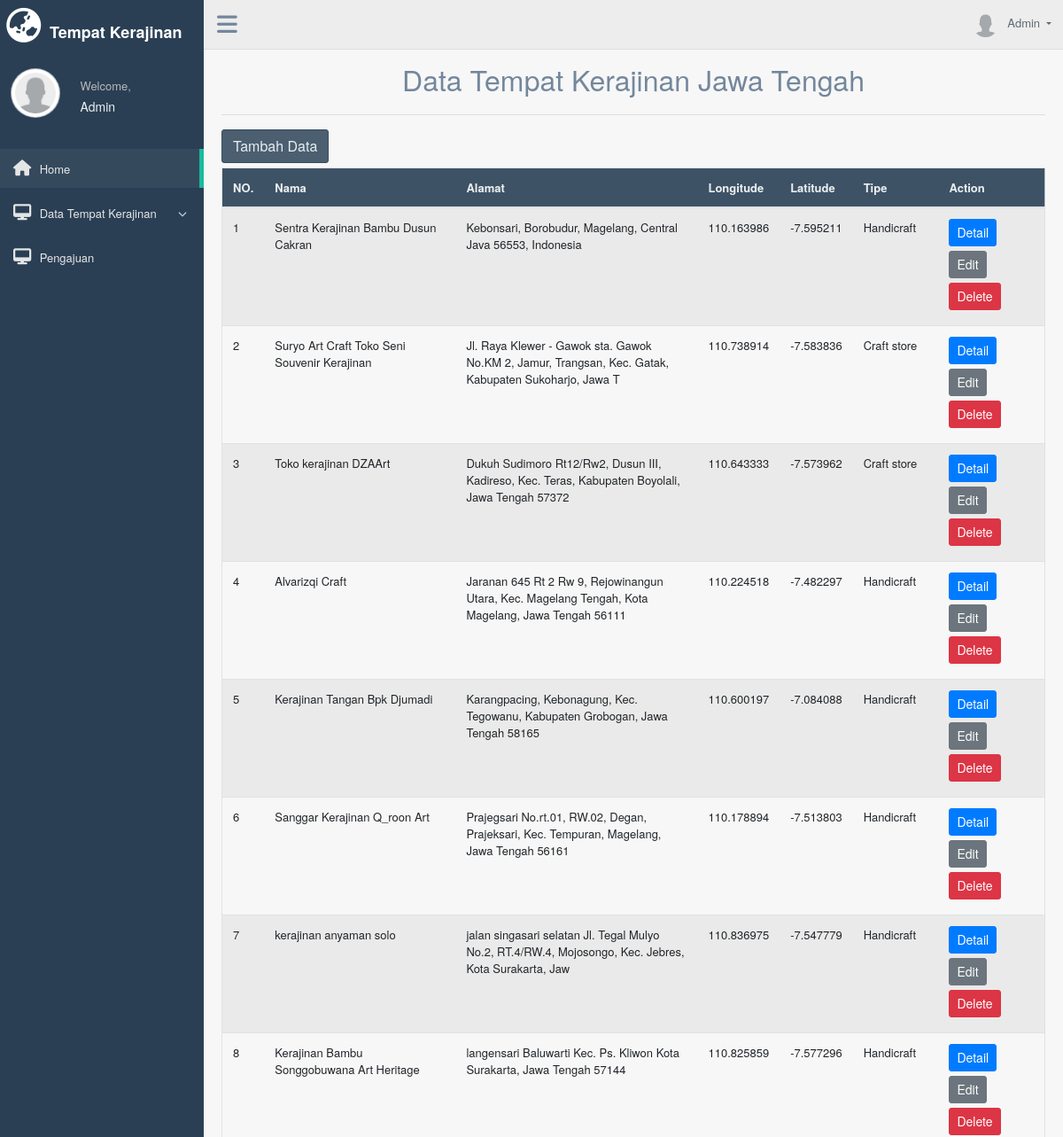
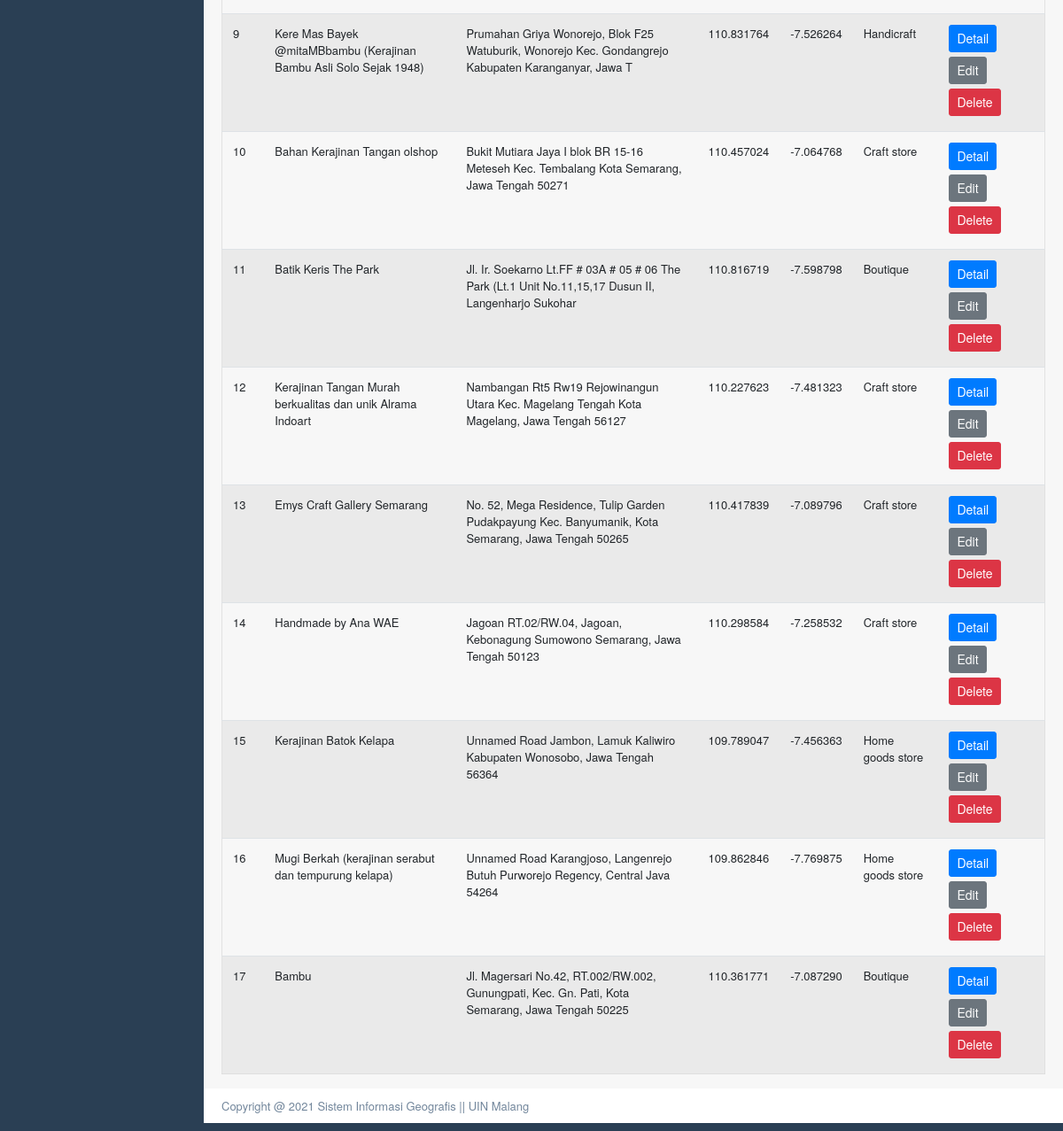
The app's page /halaman_admin.php?page=tampil_data with its own data (2 pictures, top to bottom).
### tables this page shows
CREATE TABLE `markers` (
  `id` int(11) NOT NULL,
  `nama` varchar(100) NOT NULL,
  `alamat` varchar(100) NOT NULL,
  `longitude` float(10,6) NOT NULL,
  `latitude` float(10,6) NOT NULL,
  `tipe` varchar(50) NOT NULL,
  `telp` varchar(50) NOT NULL
);

### tampil_admin.php (the view, shortened to what this page needs)
<?php
include('config.php');
?>
	<div class="container" style="margin-top:20px">
		<center><font size="6">Data Tempat Kerajinan Jawa Tengah</font></center>
		<hr>
		<a href="halaman_admin.php?page=tambah_data"><button class="btn btn-dark right">Tambah Data</button></a>
		<div class="table-responsive">
		<table class="table table-striped jambo_table bulk_action">
			<thead>
				<tr>
					<th>NO.</th>
					<th>Nama</th>
					<th>Alamat</th>
					<th>Longitude</th>
					<th>Latitude</th>
					<th>Tipe</th>
					<th>Action</th>
				</tr>
			</thead>
			<tbody>
				<?php
				$sql = mysqli_query($koneksi, "SELECT * FROM markers") or die(mysqli_error($koneksi));
				if(mysqli_num_rows($sql) > 0){
					$no = 1;
					while($data = mysqli_fetch_assoc($sql)){
						echo '
						<tr>
							<td>'.$no.'</td>
							<td>'.$data['nama'].'</td>
							<td>'.$data['alamat'].'</td>
							<td>'.$data['longitude'].'</td>
							<td>'.$data['latitude'].'</td>
							<td>'.$data['tipe'].'</td>
							<td>
								<a href="halaman_admin.php?page=detail_data&id='.$data['id'].'" class="btn btn-primary btn-sm">Detail</a>
								<a href="halaman_admin.php?page=edit_data&id='.$data['id'].'" class="btn btn-secondary btn-sm">Edit</a>
								<a href="delete.php?id='.$data['id'].'" class="btn btn-danger btn-sm" onclick="return confirm(\'Yakin ingin menghapus data ini?\')">Delete</a>
							</td>
						</tr>
						';
						$no++;
					}
				}else{
					echo '
					<tr>
						<td colspan="6">Tidak ada data.</td>
					</tr>
					';
				}
				?>
		</table>
	</div>
	</div>

### halaman_admin.php (shortened to what this page needs)
<!DOCTYPE html>
<html lang="en">
<head>
  <link href="assets/bootstrap/dist/css/bootstrap.min.css" rel="stylesheet">
  <link href="assets/nprogress/nprogress.css" rel="stylesheet">
  <link href="assets/iCheck/skins/flat/green.css" rel="stylesheet">
  <link href="assets/bootstrap-progressbar/css/bootstrap-progressbar-3.3.4.min.css" rel="stylesheet">
  <link href="assets/css/custom.min.css" rel="stylesheet">
  <link href="https://api.mapbox.com/mapbox-gl-js/v2.2.0/mapbox-gl.css" rel='stylesheet' />
  <link href="https://api.mapbox.com/mapbox.js/v3.3.1/mapbox.css" rel='stylesheet' />
  <link href="https://api.tiles.mapbox.com/mapbox-gl-js/v2.2.0/mapbox-gl.css" rel='stylesheet' />
  <link rel="stylesheet" href="https://cdnjs.cloudflare.com/ajax/libs/animate.css/4.1.1/animate.min.css" />
  <link rel="stylesheet" href="assets/css/style1.css">
</head>
<body class="nav-md">
  <div class="container body">
    <div class="main_container">
      <div class="col-md-3 left_col">
        <div class="left_col scroll-view">
          <div class="navbar nav_title" style="border: 0;">
            <center>
              &nbsp; <a href="halaman_admin.php" class='fas fa-globe-asia fa-3x' style="color:#fff;"><span>
                  <font size="4.95" color="white" face="Helvetica Neue"> Tempat Kerajinan</font>
                </span></a>
            </center>
          </div>
          <div class="profile clearfix">
            <div class="profile_pic">
              <img src="assets/images/user.png" alt="..." class="img-circle profile_img">
            </div>
            <div class="profile_info">
              <span>Welcome,</span>
              <h2>Admin</h2>
            </div>
          </div>
          <br />
          <div id="sidebar-menu" class="main_menu_side hidden-print main_menu">
            <div class="menu_section">
              <ul class="nav side-menu">
                <li><a href="halaman_admin.php"><i class="fa fa-home"></i> Home <span class="fa fa-chevron"></span></a>
                </li>
                <li><a href="#"><i class="fa fa-desktop"></i> Data Tempat Kerajinan <span class="fa fa-chevron-down"></span></a>
                </li>
                <li><a href="halaman_admin.php?page=pengajuan"><i class="fa fa-desktop"></i> Pengajuan <span class="fa fa-chevron"></span></a>
                </li>
              </ul>
            </div>
          </div>
        </div>
      </div>
      <div class="top_nav">
        <div class="nav_menu">
          <div class="nav toggle">
            <a id="menu_toggle"><i class="fa fa-bars"></i></a>
          </div>
          <nav class="nav navbar-nav">
            <ul class=" navbar-right">
              <li class="nav-item dropdown open">
                <a href="#" class="user-profile dropdown-toggle" aria-haspopup="true" id="navbarDropdown" data-toggle="dropdown" aria-expanded="false">
                  <img src="assets/images/user.png" alt="">Admin
                </a>
              </li>
            </ul>
          </nav>
        </div>
      </div>
      <div class="right_col" role="main">
        <?php
        $queries = array();
        parse_str($_SERVER['QUERY_STRING'], $queries);
        switch ($queries['page']) {
          case 'tampil_data':
            include 'tampil_admin.php';
            break;
        }
        ?>
      </div>
      <footer>
        <div class="pull-right">
          Copyright @ 2021 Sistem Informasi Geografis || UIN Malang
        </div>
      </footer>
    </div>
  </div>
</body>
</html>

### records on screen
markers: nama "Sentra Kerajinan Bambu Dusun Cakran", alamat "Kebonsari, Borobudur, Magelang, Central Java 56553, Indonesia", longitude "110.163986", latitude "-7.595211", tipe "Handicraft"
markers: nama "Suryo Art Craft Toko Seni Souvenir Kerajinan", alamat "Jl. Raya Klewer - Gawok sta. Gawok No.KM 2, Jamur, Trangsan, Kec. Gatak, Kabupaten Sukoharjo, Jawa T", longitude "110.738914", latitude "-7.583836", tipe "Craft store"
markers: nama "Toko kerajinan DZAArt", alamat "Dukuh Sudimoro Rt12/Rw2, Dusun III, Kadireso, Kec. Teras, Kabupaten Boyolali, Jawa Tengah 57372", longitude "110.643333", latitude "-7.573962", tipe "Craft store"
markers: nama "Alvarizqi Craft", alamat "Jaranan 645 Rt 2 Rw 9, Rejowinangun Utara, Kec. Magelang Tengah, Kota Magelang, Jawa Tengah 56111", longitude "110.224518", latitude "-7.482297", tipe "Handicraft"
markers: nama "Kerajinan Tangan Bpk Djumadi", alamat "Karangpacing, Kebonagung, Kec. Tegowanu, Kabupaten Grobogan, Jawa Tengah 58165", longitude "110.600197", latitude "-7.084088", tipe "Handicraft"
markers: nama "Sanggar Kerajinan Q_roon Art", alamat "Prajegsari No.rt.01, RW.02, Degan, Prajeksari, Kec. Tempuran, Magelang, Jawa Tengah 56161", longitude "110.178894", latitude "-7.513803", tipe "Handicraft"
markers: nama "kerajinan anyaman solo", alamat "jalan singasari selatan Jl. Tegal Mulyo No.2, RT.4/RW.4, Mojosongo, Kec. Jebres, Kota Surakarta, Jaw", longitude "110.836975", latitude "-7.547779", tipe "Handicraft"
markers: nama "Kerajinan Bambu Songgobuwana Art Heritage", alamat "langensari Baluwarti Kec. Ps. Kliwon Kota Surakarta, Jawa Tengah 57144", longitude "110.825859", latitude "-7.577296", tipe "Handicraft"
markers: nama "Kere Mas Bayek @mitaMBbambu (Kerajinan Bambu Asli Solo Sejak 1948)", alamat "Prumahan Griya Wonorejo, Blok F25 Watuburik, Wonorejo Kec. Gondangrejo Kabupaten Karanganyar, Jawa T", longitude "110.831764", latitude "-7.526264", tipe "Handicraft"
markers: nama "Bahan Kerajinan Tangan olshop", alamat "Bukit Mutiara Jaya I blok BR 15-16 Meteseh Kec. Tembalang Kota Semarang, Jawa Tengah 50271", longitude "110.457024", latitude "-7.064768", tipe "Craft store"
markers: nama "Batik Keris The Park", alamat "Jl. Ir. Soekarno Lt.FF # 03A # 05 # 06 The Park (Lt.1 Unit No.11,15,17 Dusun II, Langenharjo Sukohar", longitude "110.816719", latitude "-7.598798", tipe "Boutique"
markers: nama "Kerajinan Tangan Murah berkualitas dan unik Alrama Indoart", alamat "Nambangan Rt5 Rw19 Rejowinangun Utara Kec. Magelang Tengah Kota Magelang, Jawa Tengah 56127", longitude "110.227623", latitude "-7.481323", tipe "Craft store"
markers: nama "Emys Craft Gallery Semarang", alamat "No. 52, Mega Residence, Tulip Garden Pudakpayung Kec. Banyumanik, Kota Semarang, Jawa Tengah 50265", longitude "110.417839", latitude "-7.089796", tipe "Craft store"
markers: nama "Handmade by Ana WAE", alamat "Jagoan RT.02/RW.04, Jagoan, Kebonagung Sumowono Semarang, Jawa Tengah 50123", longitude "110.298584", latitude "-7.258532", tipe "Craft store"
markers: nama "Kerajinan Batok Kelapa", alamat "Unnamed Road Jambon, Lamuk Kaliwiro Kabupaten Wonosobo, Jawa Tengah 56364", longitude "109.789047", latitude "-7.456363", tipe "Home goods store"
markers: nama "Mugi Berkah (kerajinan serabut dan tempurung kelapa)", alamat "Unnamed Road Karangjoso, Langenrejo Butuh Purworejo Regency, Central Java 54264", longitude "109.862846", latitude "-7.769875", tipe "Home goods store"
markers: nama "Bambu", alamat "Jl. Magersari No.42, RT.002/RW.002, Gunungpati, Kec. Gn. Pati, Kota Semarang, Jawa Tengah 50225", longitude "110.361771", latitude "-7.087290", tipe "Boutique"
